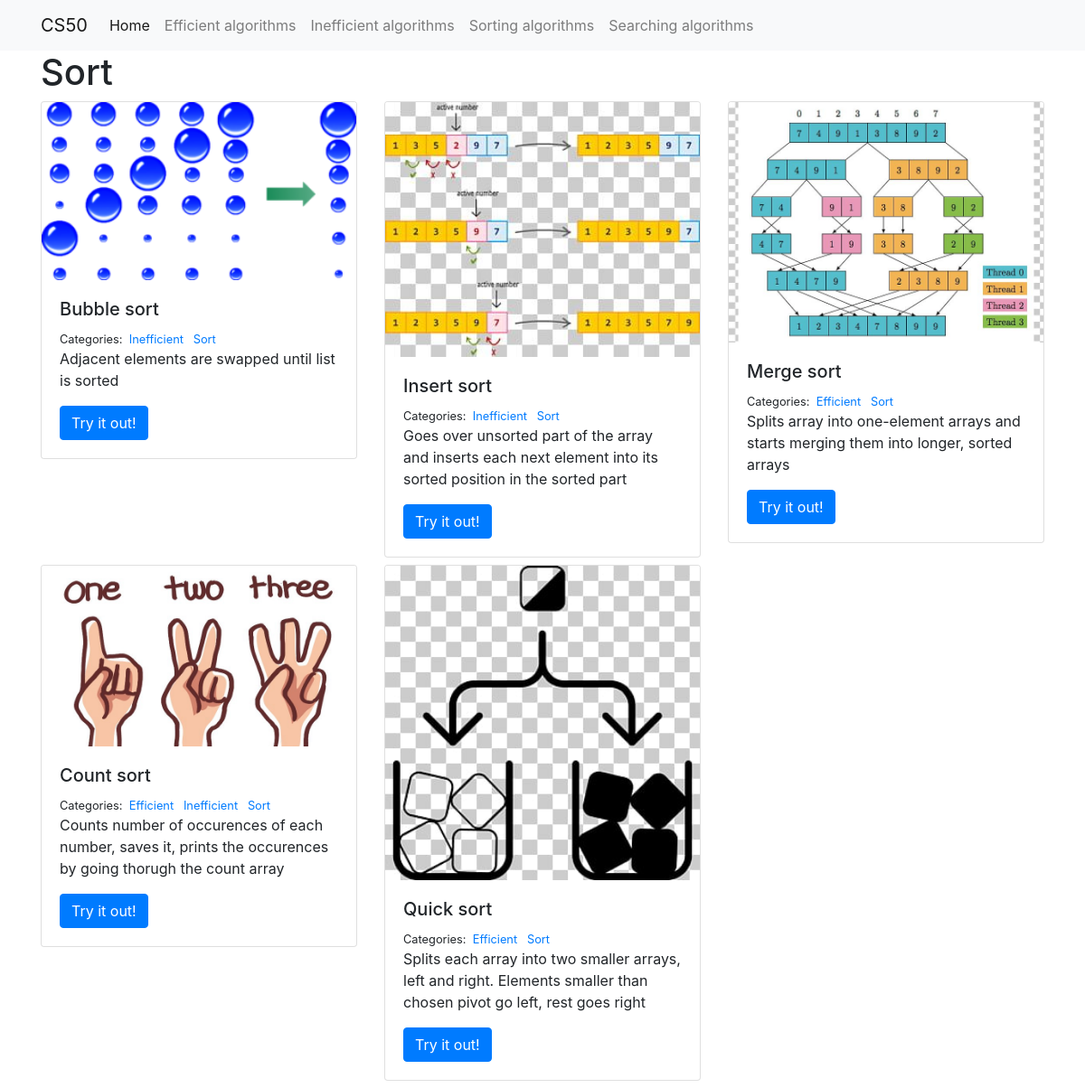
The app's page /Sort/ with its own data.
### algorithms/models.py (models this page shows, shortened)
class Algorithm(models.Model):
    title = models.CharField(max_length=100)
    description = models.TextField()
    image = models.FilePathField(path="algorithms/img")
    categories = models.ManyToManyField("Category", related_name="algorithms")
    bestCase = models.TextField()
    worstCase = models.TextField()
    purpose = models.CharField(max_length=50)

class Category(models.Model):
    name = models.CharField(max_length=20)

### algorithms/views.py (the view)
# urls.py: path("<category>/", views.algorithms_category, name="algorithms_category"),
def algorithms_category(request, category):
    algorithms = Algorithm.objects.filter(categories__name__contains=category)
    context = {"category": category, "algorithms": algorithms}
    return render(request, "algorithms_category.html", context)

### algorithms/templates/algorithms_category.html (shortened to what this page needs)
{% extends "base.html" %}
{% load static %}
{% block page_content %}
<head>
</head>
<h1>{{ category | title }}</h1>
<div class="row">
{% for algorithm in algorithms %}
    <div class="col-md-4">
        <div class="card mb-2">
            <img class="card-img-top" src="{% static algorithm.image %}">
            <div class="card-body">
                <h5 class="card-title">{{ algorithm.title }}</h5>
                <small>
                    Categories:&nbsp;
                    {% for category in algorithm.categories.all %}
                    <a href="{% url 'algorithms_category' category.name %}">
                        {{ category.name }}
                    </a>&nbsp;
                    {% endfor %}
                </small>
                <p class="card-text">{{ algorithm.description }}</p>
                <a href="{% url 'algorithms_detail' algorithm.pk %}"
                   class="btn btn-primary">
                    Try it out!
                </a>
            </div>
        </div>
    </div>
    {% endfor %}
</div>
{% endblock %}

### records on screen
Algorithm: image (picture), title "Bubble sort", description "Adjacent elements are swapped until list is sorted"
Category: name "Inefficient"
Category: name "Sort"
Algorithm: image (picture), title "Insert sort", description "Goes over unsorted part of the array and inserts each next element into its sorted position in the sorted part"
Algorithm: image (picture), title "Merge sort", description "Splits array into one-element arrays and starts merging them into longer, sorted arrays"
Category: name "Efficient"
Algorithm: image (picture), title "Count sort", description "Counts number of occurences of each number, saves it, prints the occurences by going thorugh the count array"
Algorithm: image (picture), title "Quick sort", description "Splits each array into two smaller arrays, left and right. Elements smaller than chosen pivot go left, rest goes right"

### other values on screen
{{ category | title }} "Sort"
